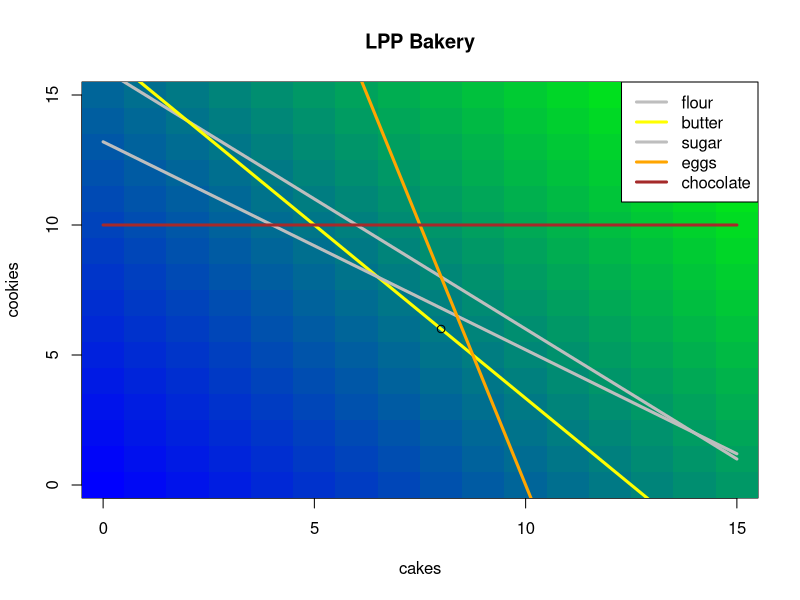

Write R code to recreate this figure.
# Using LPSolve to decide what to bake to maximise
# sales from available resources
library(lpSolve)

# Items available in the cupboard :
itemTypes = c("flour","butter","sugar","eggs","chocolate")
cupboard.flour = 4000
cupboard.butter = 2500
cupboard.sugar = 3300
cupboard.eggs = 40
cupboard.chocolate = 1500

# Cake recipe :
cake.flour = 250
cake.butter = 200
cake.sugar = 200
cake.eggs = 4
cake.chocolate = 0
cake.value = 3

# Cookie recipe :
cookie.flour = 250
cookie.butter = 150
cookie.sugar = 250
cookie.eggs = 1
cookie.chocolate = 150
cookie.value = 2.4

# Maximise the money made from selling cakes and cookies
f.obj <- c(cake.value, cookie.value)
# Subject to the constraint of only using resources in the cupboard 
f.con <- matrix (c(cake.flour, cookie.flour,
                   cake.butter, cookie.butter,
                   cake.sugar, cookie.sugar,
                   cake.eggs,   cookie.eggs,
                   cake.chocolate, cookie.chocolate,
                   1,   0,
                   0,   1), nrow=7, byrow=TRUE)
f.dir <- c("<=","<=","<=","<=","<=",">=",">=")
f.rhs <- c(cupboard.flour, cupboard.butter, cupboard.sugar,
           cupboard.eggs, cupboard.chocolate,0,0)

# In what proprtion should we bake each of the goods?
# Suppose we can sell fractions of baked goods for a fraction of the price
# bakeQuantities = lp ("max", f.obj, f.con, f.dir, f.rhs)$solution
# Suppose we can only sell whole units of baked goods
bakeQuantities = lp("max", f.obj, f.con, f.dir, f.rhs,all.int = TRUE)$solution

# How much sales can be made with the available resources?
sum(f.obj * bakeQuantities)

# Plot the constraints and value of each combination
cakes = 0:15
flour =   (cupboard.flour-cakes*cake.flour)/cookie.flour
butter =  (cupboard.butter-cakes*cake.butter)/cookie.butter
sugar =   (cupboard.sugar-cakes*cake.sugar)/cookie.sugar
eggs =    (cupboard.eggs-cakes*cake.eggs)/cookie.eggs          
chocolate = rep(cupboard.chocolate/cookie.chocolate,length(cakes))

cookies = cakes

values = matrix(data = rep(0,length(cakes)^2),nrow=length(cakes))

for (cake in 1:length(cakes)){
  for (cookie in 1:length(cookies)) {
    values[cake,cookie] = cakes[cake] * 3 + cookies[cookie] * 2
  }
}


# Show a heat map of the value of the combination of items
colsFunc = colorRampPalette(c("blue", "green"))
cols = colsFunc(300)
image(cakes,cookies,values,col = cols, main="LPP Bakery")
# Show the constraint on number of baked goods that can be produced
lines(cakes,flour,type="l",col="grey",lwd=3)
lines(cakes,butter,type="l",col="yellow",lwd=3)
lines(cakes,sugar,type="l",col="grey",lwd=3)
lines(cakes,eggs,type="l",col="orange",lwd=3)
lines(cakes,chocolate,type="l",col="brown",lwd=3)
# Show the most valuable possible combination of goods to bake
points(bakeQuantities[1],bakeQuantities[2])

legend("topright", legend=itemTypes, lty=1, lwd=3,
       col=c("grey", "yellow", "grey", "orange", "brown"))
